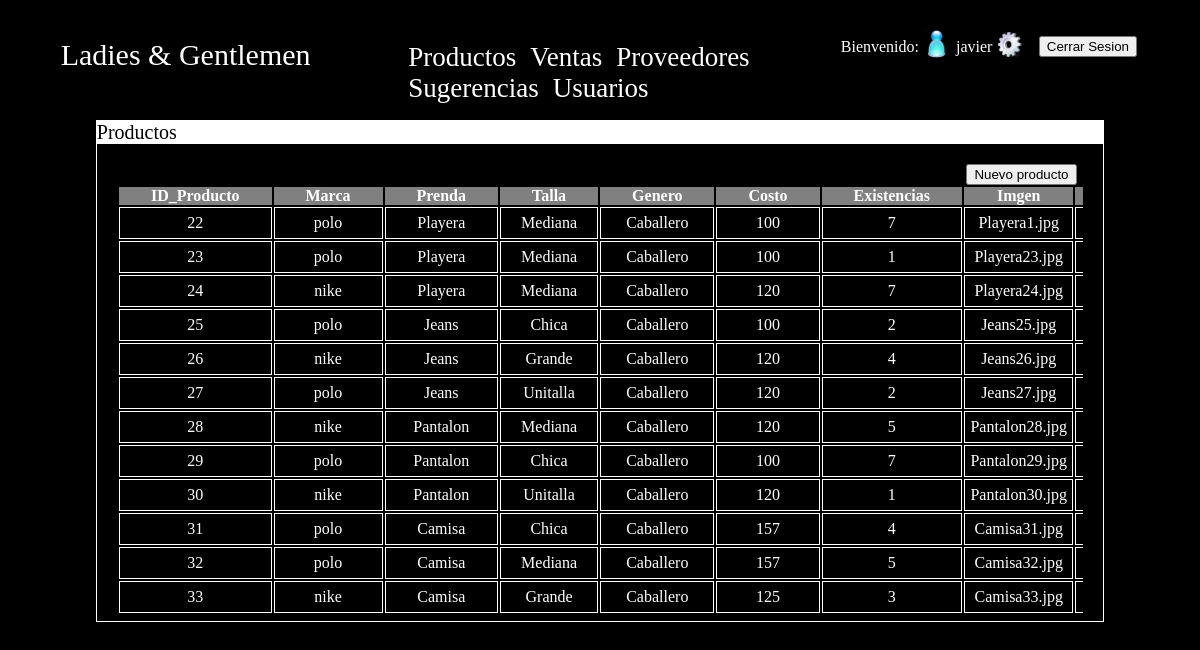
Screenshot of /Paginas/Admin/productos.php (signed in) with the database file from the repository.
### tables this page shows
CREATE TABLE `productos` (
  `IdProducto` int(11) NOT NULL AUTO_INCREMENT,
  `marca` varchar(20) NOT NULL,
  `nombre` varchar(40) NOT NULL,
  `talla` varchar(8) NOT NULL,
  `genero` varchar(10) NOT NULL,
  `costo` float(10,0) NOT NULL,
  `existencia` int(7) NOT NULL,
  `imagen` varchar(200) NOT NULL,
  `descripcion` varchar(500) NOT NULL,
  PRIMARY KEY (`IdProducto`)
);

### Paginas/procesar/consultar.php (the view, shortened to what this page needs)
<?php
class consultar{
public function consultarProductos(){
$conexion =  mysqli_connect(config::$servidor, config::$usuario, config::$password, config::$baseDeDatos);
$consulta = mysqli_query($conexion, "select * from productos");
while($fila = mysqli_fetch_array($consulta)){
echo "<tr>
		<td>$fila[0]</td>
		<td>$fila[1]</td>
		<td>$fila[2]</td>
		<td>$fila[3]</td>
		<td>$fila[4]</td>
		<td>$fila[5]</td>
		<td>$fila[6]</td>
		<td>$fila[7]</td>
		<td>$fila[8]</td>
        <td>
			<a href='javascript:Preguntareliminar($fila[0],2)'><img class='imagen' src='../../img/usuario_Borrar.png' ></a>
		<a href='modproductos.php?ID=$fila[0]&me=1'><img class='imagen' src='../../img/usuario_editar.png'></a>
		</td>
	</tr>";
}
}
}
?>

### Estilos/estiloHome.css (style rules this page uses)
body { background-color: black; color: white; }

### Estilos/estiloAdmin.css (style rules this page uses)
table td { border: solid 1px white; }

### rows the page displays
productos: IdProducto "22", marca "polo", nombre "Playera", talla "Mediana", genero "Caballero", costo "100", existencia "7", imagen "Playera1.jpg"
productos: IdProducto "23", marca "polo", nombre "Playera", talla "Mediana", genero "Caballero", costo "100", existencia "1", imagen "Playera23.jpg"
productos: IdProducto "24", marca "nike", nombre "Playera", talla "Mediana", genero "Caballero", costo "120", existencia "7", imagen "Playera24.jpg"
productos: IdProducto "25", marca "polo", nombre "Jeans", talla "Chica", genero "Caballero", costo "100", existencia "2", imagen "Jeans25.jpg"
productos: IdProducto "26", marca "nike", nombre "Jeans", talla "Grande", genero "Caballero", costo "120", existencia "4", imagen "Jeans26.jpg"
productos: IdProducto "27", marca "polo", nombre "Jeans", talla "Unitalla", genero "Caballero", costo "120", existencia "2", imagen "Jeans27.jpg"
productos: IdProducto "28", marca "nike", nombre "Pantalon", talla "Mediana", genero "Caballero", costo "120", existencia "5", imagen "Pantalon28.jpg"
productos: IdProducto "29", marca "polo", nombre "Pantalon", talla "Chica", genero "Caballero", costo "100", existencia "7", imagen "Pantalon29.jpg"
productos: IdProducto "30", marca "nike", nombre "Pantalon", talla "Unitalla", genero "Caballero", costo "120", existencia "1", imagen "Pantalon30.jpg"
productos: IdProducto "31", marca "polo", nombre "Camisa", talla "Chica", genero "Caballero", costo "157", existencia "4", imagen "Camisa31.jpg"
productos: IdProducto "32", marca "polo", nombre "Camisa", talla "Mediana", genero "Caballero", costo "157", existencia "5", imagen "Camisa32.jpg"
productos: IdProducto "33", marca "nike", nombre "Camisa", talla "Grande", genero "Caballero", costo "125", existencia "3", imagen "Camisa33.jpg"

### other values shown
$nickname "javier"
